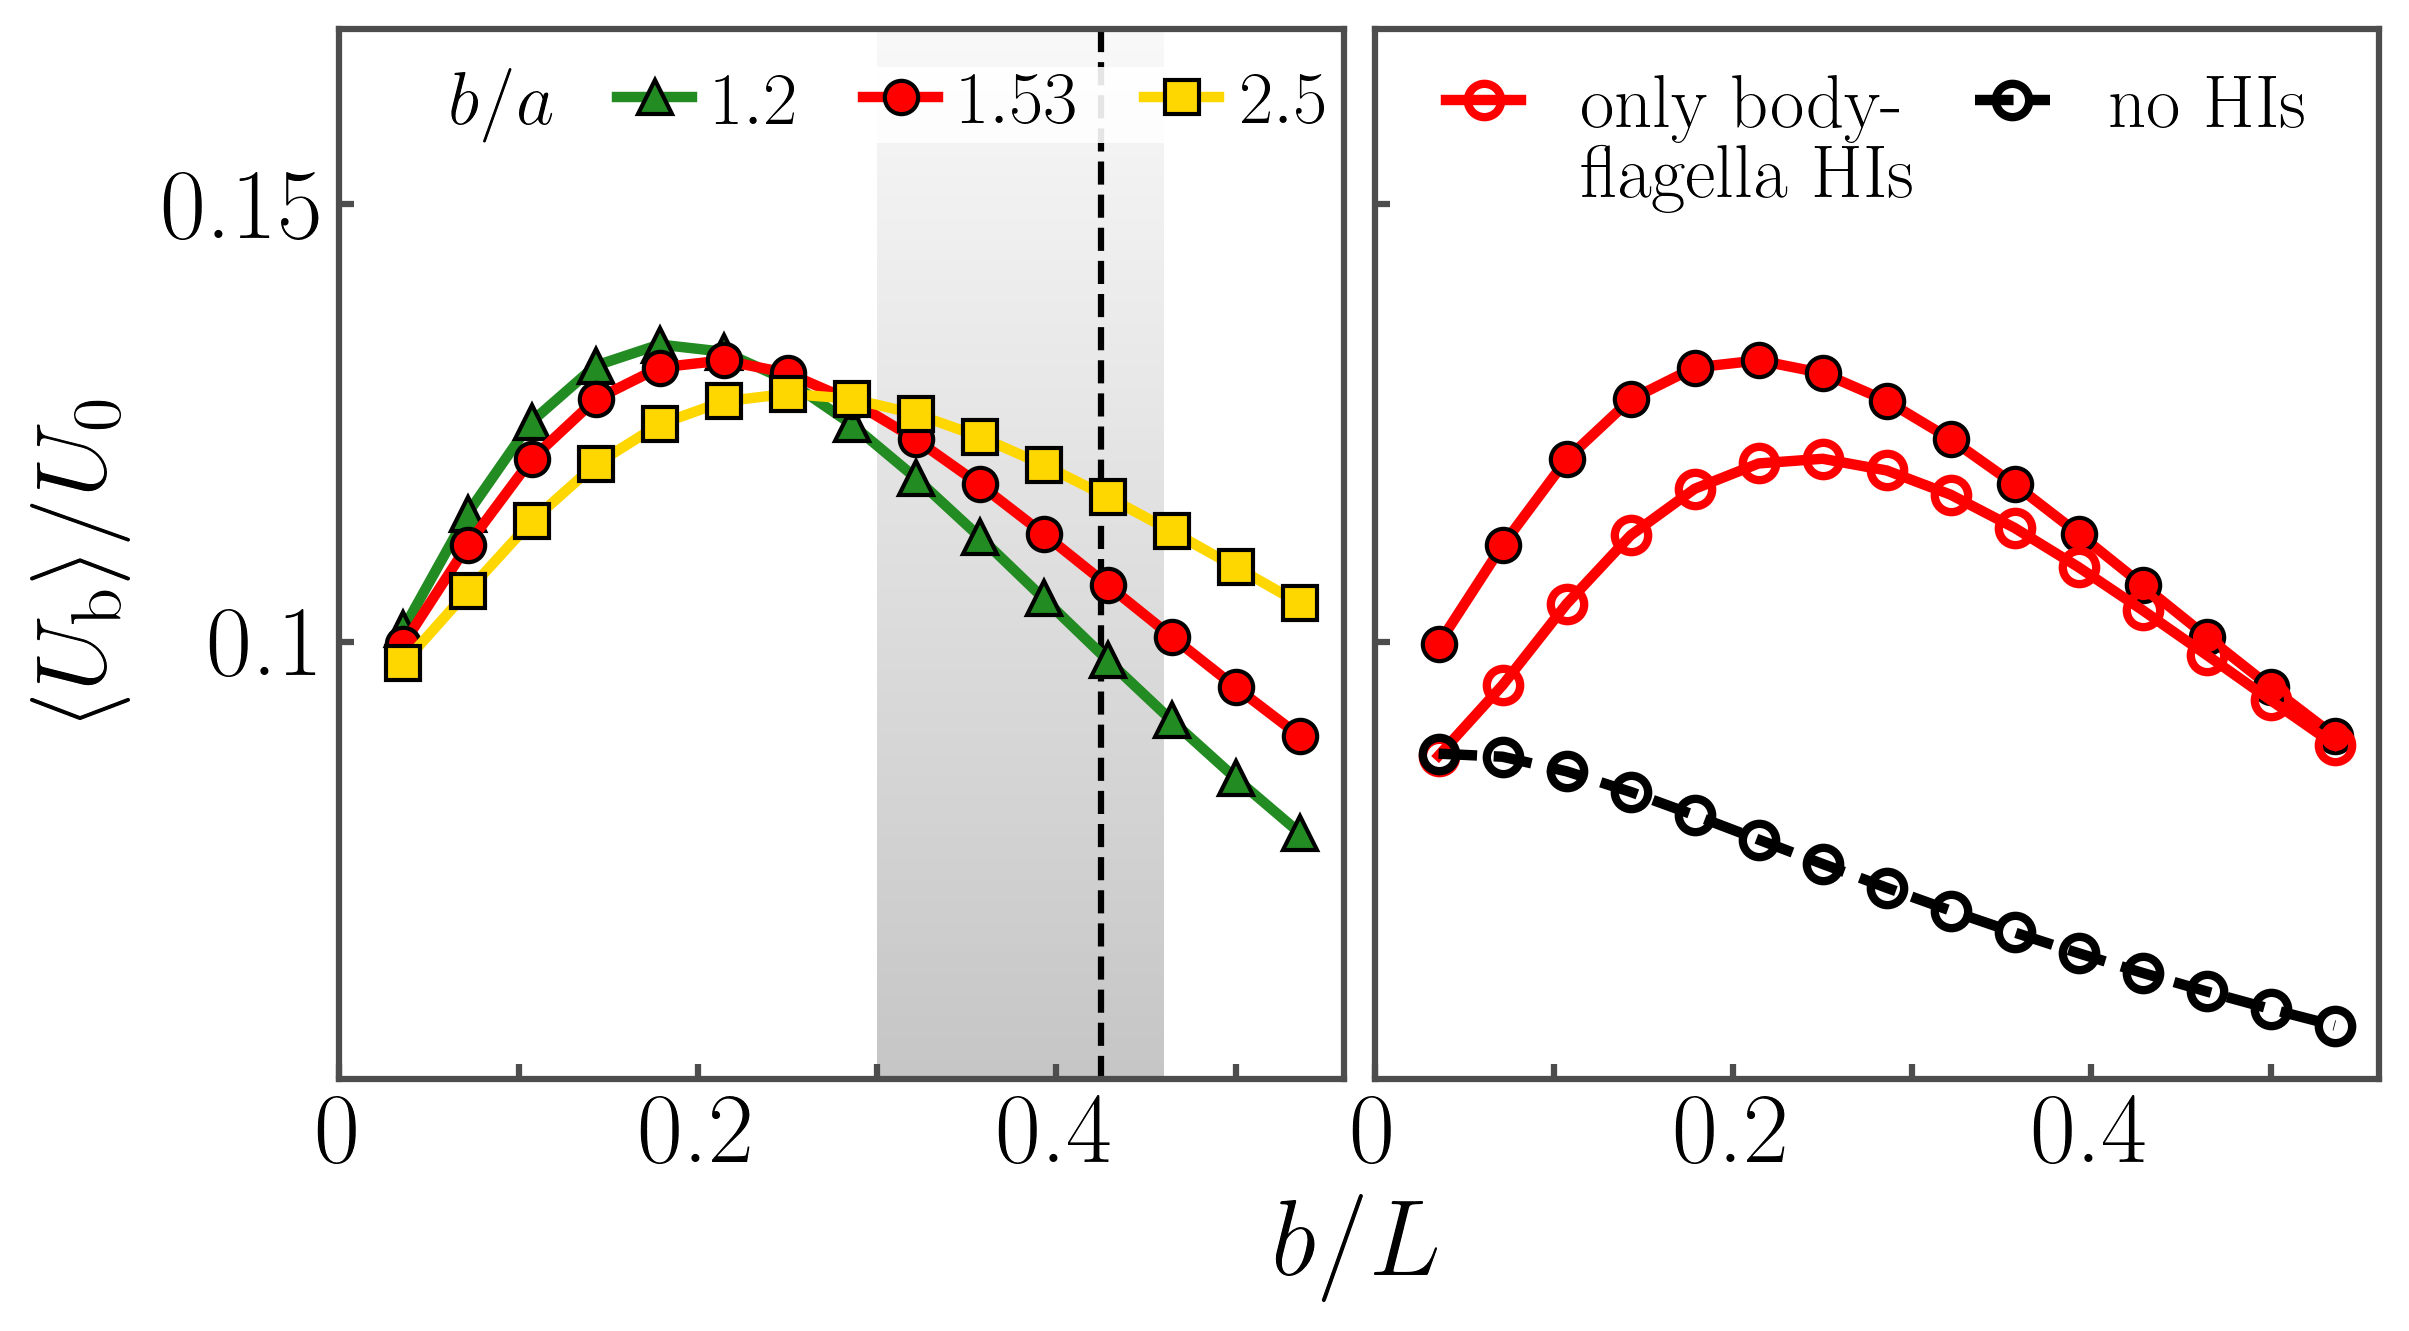

Recreate this plot in Python.
"""
This code generates a two-panel figure of average swimming velocity ⟨Ub⟩/U0 against normalized cell body length (b/L).

Input files:
    - Fig2a.csv: Contains columns for:
        * b: Cell body major axis length 
        * Uy(b/a_1.2): Average velocity with cell body aspect ratio b/a = 1.2
        * Uy(HIs): Average velocity with natural aspect ratio (b/a = 1.53) and full HIs
        * Uy(b/a_2.5): Average velocity with cell body aspect ratio b/a = 2.5
        * Uy(noffHIs): Average velocity with only body-flagella HIs
        * Uy(noHIs): Average velocity without HIs

Output:
    - Fig2a.png
        * Left panel: Velocity for aspect ratios b/a = 1.2, 1.53, 2.5
        * Right panel: Velocity under different HI treatments at b/a = 1.53
"""

import os
import pandas as pd
import matplotlib.pyplot as plt
import matplotlib.gridspec as gridspec
from matplotlib.patches import Patch

fontsize = 24
plt.rcParams.update({
    "text.usetex": True,
    "font.family": 'serif',
    "xtick.direction": 'in',
    "ytick.direction": 'in',
    "axes.edgecolor": '0.3',
    "xtick.color": "0.3",
    "ytick.color": "0.3",
    "xtick.labelcolor": "black",
    "ytick.labelcolor": "black",
    "xtick.labelsize": fontsize,
    "ytick.labelsize": fontsize,
    "axes.labelsize": fontsize,
    "axes.titlesize": fontsize + 2,
    "legend.fontsize": fontsize - 6,
    "lines.linewidth": 2.5,
    "axes.linewidth": 1.5,
    "xtick.major.width": 1.5,
    "ytick.major.width": 1.5,
})
plt.rcParams['text.latex.preamble'] = r'\usepackage{amsmath}'

def plot_figure(df):
    L = 14
    b_normalized = df['b'].values / L
    fig = plt.figure(figsize=(8, 5))
    gs = gridspec.GridSpec(1, 2, left=0.1, right=0.95, bottom=0.15, top=0.85, wspace=0.03)

    ax1 = fig.add_subplot(gs[0, 0])
    Uy_1 = df['Uy(b/a_1.2)']
    Uy_2 = df['Uy(HIs)']
    Uy_3 = df['Uy(b/a_2.5)']
    ax1.axvline(x=5.95/14, color='black', linestyle='--', linewidth=1.5)
    ax1.plot(b_normalized, Uy_1, marker='^', markersize=8, markerfacecolor='#228B22', markeredgecolor='black', markeredgewidth=1, color='#228B22', linestyle='-', linewidth=2.5, label=r'$1.2$')
    ax1.plot(b_normalized, Uy_2, marker='o', markersize=8, markerfacecolor='red', markeredgecolor='black', markeredgewidth=1, color='red', linestyle='-', linewidth=2.5, label=r'$1.53$')
    ax1.plot(b_normalized, Uy_3, marker='s', markersize=8, markerfacecolor='#FFD700', markeredgecolor='black', markeredgewidth=1, color='#FFD700', linestyle='-', linewidth=2.5, label=r'$2.5$')
    ax1.set_ylim(0.05, 0.17)
    ax1.set_yticks([0.1, 0.15], ['0.1', '0.15'])
    ax1.set_xticks([0, 0.1, 0.2, 0.3, 0.4, 0.5], ['0', '', '0.2', '', '0.4', ''])
    ax1.set_ylabel(r'$\langle{U_\mathrm{b}}\rangle / U_0$', labelpad=8)
    y_min, y_max = ax1.get_ylim()
    b_min, b_max = 0.3, 0.46
    n_segments = 100
    for i in range(n_segments):
        y_start = y_max - i * (y_max - y_min) / n_segments
        y_end = y_max - (i + 1) * (y_max - y_min) / n_segments
        alpha = 0.05 + 0.4 * (i / n_segments)
        ax1.add_patch(plt.Rectangle((b_min, y_end), b_max - b_min, y_start - y_end, facecolor='gray', alpha=alpha, edgecolor='none', linewidth=0, zorder=0))
    handles, labels = ax1.get_legend_handles_labels()
    handles = [Patch(facecolor='none', edgecolor='none')] + handles
    labels = [r'$b/a$'] + labels
    legend = ax1.legend(handles, labels, loc='upper center', bbox_to_anchor=(0.5, 1.0), ncol=4, frameon=True, columnspacing=0.8, handlelength=1, borderpad=0.01, handletextpad=0.3)
    legend.get_frame().set(edgecolor='none', facecolor='white', alpha=0.9)

    ax2 = fig.add_subplot(gs[0, 1])
    Uy_HIs = df['Uy(HIs)'].values
    Uy_noffHIs = df['Uy(noffHIs)'].values
    Uy_noHIs = df['Uy(noHIs)'].values
    ax2.plot(b_normalized, Uy_HIs, marker='o', markersize=8, markerfacecolor='red', markeredgecolor='black', markeredgewidth=1, color='red', linestyle='-')
    ax2.plot(b_normalized, Uy_noffHIs, marker='o', markersize=8, markerfacecolor='none', markeredgecolor='red', markeredgewidth=2, color='red', linestyle='-', label=r'only body-\par flagella HIs')
    ax2.plot(b_normalized, Uy_noHIs, marker='o', markersize=8, markerfacecolor='none', markeredgecolor='black', markeredgewidth=2, color='black', linestyle='--', label=r'no HIs')
    ax2.set_ylim(0.05, 0.17)
    ax2.set_yticks([0.1, 0.15], ['', ''])
    ax2.set_xticks([0, 0.1, 0.2, 0.3, 0.4, 0.5], ['0', '', '0.2', '', '0.4', ''])
    ax2.legend(loc='upper center', bbox_to_anchor=(0.5, 1.0), ncol=2, frameon=False, columnspacing=0.8, handlelength=1, borderpad=0.1)

    fig.text(0.525, 0.02, r'$b/L$', ha='center', fontsize=fontsize+2)
    return fig

def main():
    # Get script directory to ensure correct save path
    current_dir = os.path.dirname(os.path.abspath(__file__))
    data_file = os.path.join(current_dir, 'Fig2a.csv')
    output_file = os.path.join(current_dir, 'Fig2a.png')

    df = pd.read_csv(data_file)
    fig = plot_figure(df)
    fig.savefig(output_file, dpi=300, bbox_inches='tight')
    plt.show()

if __name__ == '__main__':
    main()
